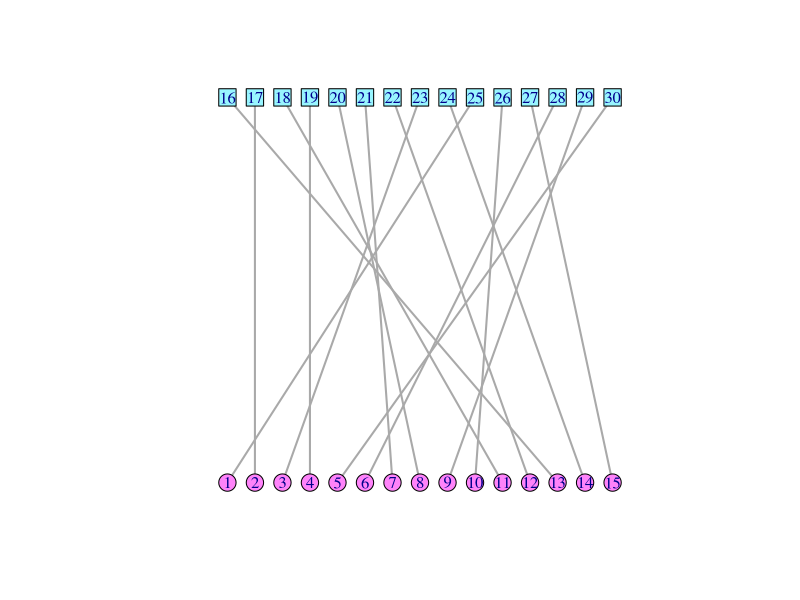

Write R code to recreate this figure.
#
# Sami Hossain
# 02/26/2021
# Custom Implementation of the Gale-Shapley (Matching) Algorithm
#

############
### SETUP ##
############
library(igraph)
nodes <- 15

#Bipartite sets
set1 <- c(1:nodes) #vector set 1 (girls)
set2 <- c((nodes+1):(nodes*2))  #vector set 2 (guys)

mat <- matrix(nrow = nodes*2, ncol = nodes)
for(i in 1:(nodes*2)){ #generate preference lists
  if(i %in% set1){
    mat[i,] <- sample(set2, replace = FALSE)
  }
  else{
    mat[i,] <- sample(set1, replace = FALSE)
  }
}
remove(i)

################
### ALGORITHM ##
################

#dp arrays for simulating rounds
prevround<- vector(mode = "list", length = nodes)
round<- vector(mode = "list", length = nodes)

#returns the girls best choice from the list of guys that visited her tonight
bestGuy <- function(list, pref){
  max <- NA
  for(i in 1:length(pref)){
    if(pref[i] %in% list){
      max <- pref[i]
      break
    }
  }
  return(max)
}

repeat{ #every iteration represents a new night
  
  for(j in set2){  #loop through the set of all guys
    indx <- min(which(!is.na(mat[j,]))) #find the next girl on their lists
    round[[mat[j,indx]]] <- c(round[[mat[j,indx]]], j) # to visit tonight
  }
  
   
  for(k in 1:length(round)){  #iterate through the set of girls with at least 1 visitor tonight
    if(!is.null(round[[k]])){  #if there are guys at a certain girls home tonight
      best <- bestGuy(round[[k]],mat[k,])   #find the best guy
      for(m in round[[k]]){
        if(m != best){   #all other guys on the list are rejected
          i <- min(which(!is.na(mat[m,])))  
          mat[m,i] <- NA   #they remove the girl from their own preference lists
        }
      }
    }
  }
  
  if(identical(prevround,round)){ #no one was rejected, implying a perfect matching
    break #terminate with a stable perfect matching
  }
  
  prevround <- c(round)  #needed for a stop condition
  round <- vector(mode = "list", length = nodes) #next night
}
remove(i,j,indx,m,best,k)

################
### VISUALIZE ##
################

edges <- matrix(ncol = 2, nrow = nodes)  #generate an edge list based on our matching
for(i in set2){
  ind <- min(which(!is.na(mat[i,])))
  edges[i-nodes,1] <- mat[i, ind]
  edges[i-nodes,2] <- i
}
graph <- graph_from_edgelist(edges, directed= FALSE)

layout <- matrix(ncol = 2, nrow = nodes*2) #custom layout, retain node positions
layout[1:nodes,1] <- 1:nodes
layout[(nodes+1):(nodes*2),1] <- 1:nodes
layout[1:nodes,2] <- 1
layout[(nodes+1):(nodes*2),2] <- 2
layout <- norm_coords(layout, ymin=-1, ymax=1, xmin=-1, xmax=1)

V(graph)$color <- ifelse(1:(nodes*2) %in% set1, "orchid1", "cadetblue1")  #separately color bipartite sets
V(graph)$shape <- ifelse(1:(nodes*2) %in% set1, "circle", "square") #seperately assign shapes
V(graph)$type <- 1:(nodes*2) %in% set1
plot(graph, layout = layout, edge.width = 2,rescale=FALSE, vertex.size = 9)
remove(i,ind,layout,edges)
